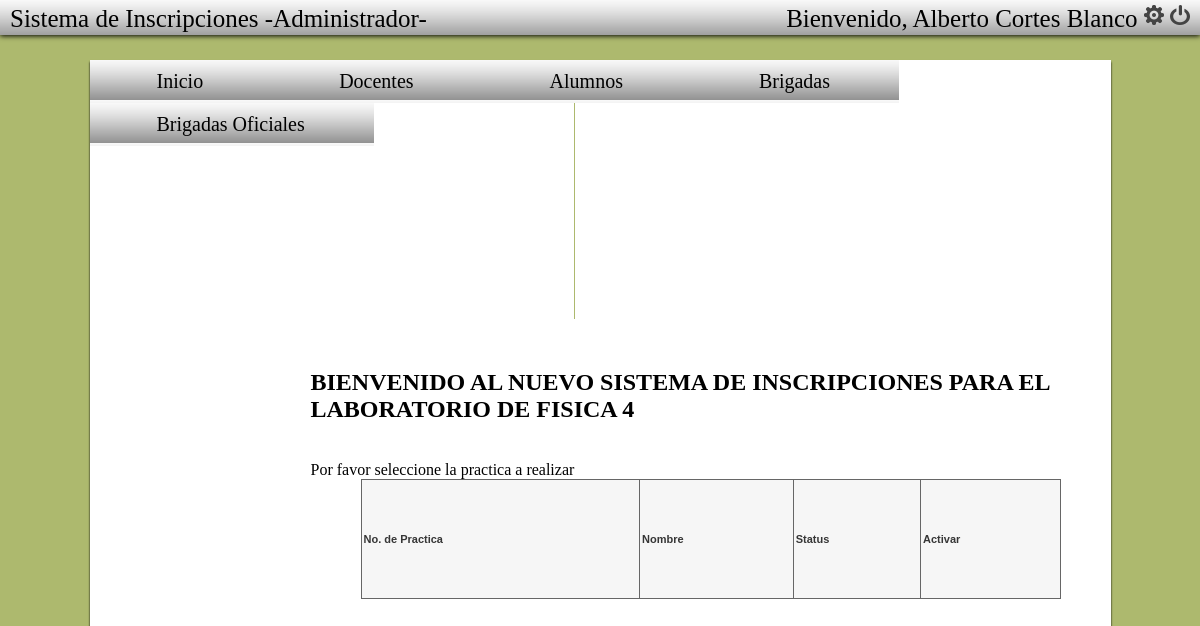
Page /admin/admin.php (signed in) on the earlier database version.
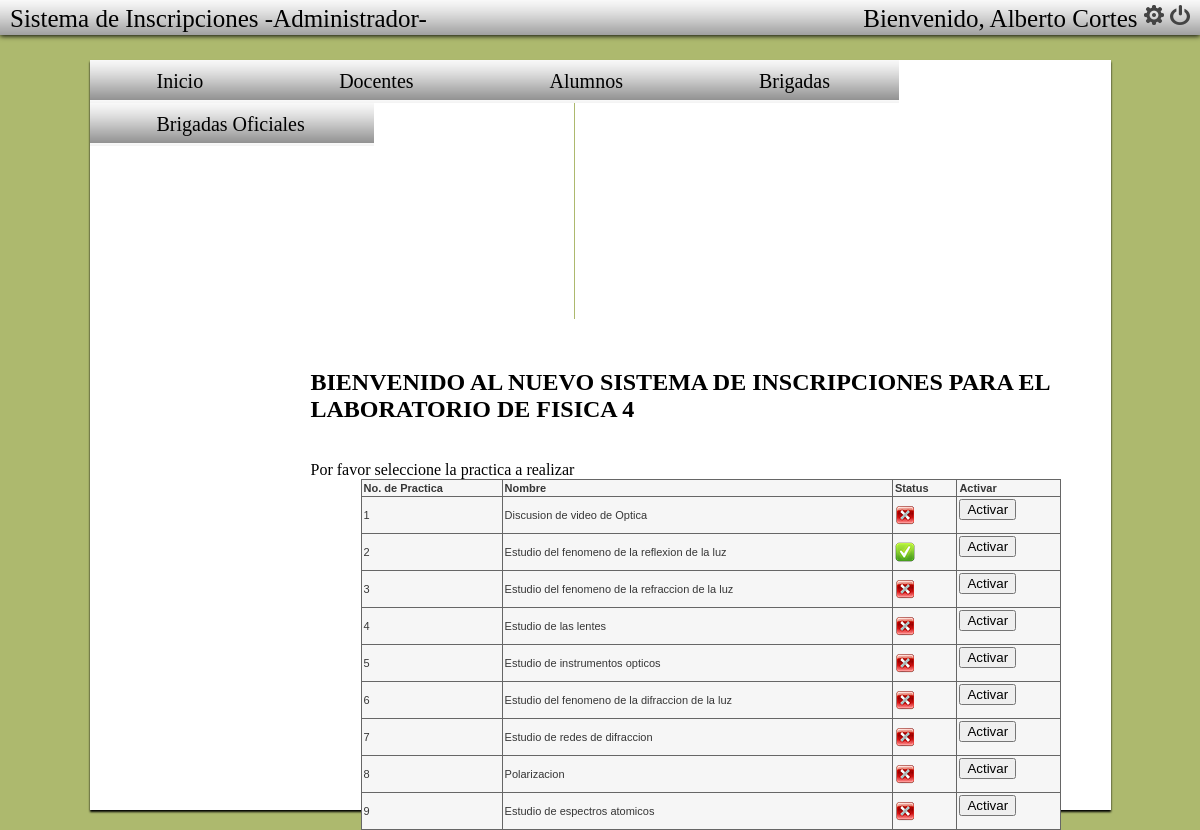
Same page on the later database version.
### tables this page shows
CREATE TABLE IF NOT EXISTS `practicas` (
  `idpracticas` int(11) NOT NULL,
  `nombre` varchar(100) NOT NULL,
  PRIMARY KEY (`idpracticas`),
  UNIQUE KEY `idpracticas_UNIQUE` (`idpracticas`)
);

### action/reportes.php (called while the page is built, shortened)
<?php
require_once("../lib/lib.php");
require_once("../view/view.php");
function listar_practicas(){
	$practicas = listar_practicasL();
	practicas($practicas);
}
?>

### lib/lib.php (called while the page is built, shortened)
<?php
function select_admin(){
	$sql = "SELECT practica FROM administrador LIMIT 1";
	$result = mysql_query($sql);
	$admin = null;
	while($row = mysql_fetch_object($result)){
		$admin = $row;
	}
	return $admin;
}
function listar_practicasL(){
	$sql = "SELECT * FROM sflbf4.practicas";
	$result = mysql_query($sql);
	$practicas = array();
	$i = 0;
	while($row = mysql_fetch_object($result)){
		$practicas[$i] = $row;
		$i++;
	}
	return $practicas;
}
?>

### view/view.php (the view, shortened to what this page needs)
<?php
require_once("../lib/lib.php");
	echo"<tr><th>Disponible:</th><td>Si<input type='radio' checked='true' name='disp' value='1'>No<input type='radio' name='disp' value='0'></td></tr>";?>
	<?php
function practicas($practicas){
	$pr = select_admin();
	function selact($pr, $key){
			if($pr == ($key+1)){
			$res=  "<img src='../resources/yes.png'>";
				}
			elseif($pr != ($key+1)){
			$res=  "<img src='../resources/no.png'>";
	}
	return $res;
	}
	echo "<table border=1>";
	echo "<tr>";
	echo "<th>No. de Practica</th>";
	echo "<th>Nombre</th>";
	echo "<th>Status</th>";
	echo "<th>Activar</th>";
	echo "</tr>";
	foreach ($practicas as $key => $prac) {
	$status = selact($pr->practica, $key);
	echo "<tr>";
	echo "<td>".$prac->idpracticas."</td>";
	echo "<td>".$prac->nombre."</td>";
	echo "<td>".$status."</td>";
	echo "<td><form  action='../update/activarPractica.php' method='POST'><input type='hidden' value='".$prac->idpracticas."' name='id'><input type='submit' value='Activar'></form></td>";
	echo"</tr>";
}
	echo "</table>";
}
	echo "<input type='hidden' name ='alumno' value='".$calif->alumno_matricula."''>";?>

### admin/admin.php (shortened to what this page needs)
<?php
require_once ("../action/reportes.php");
$usuario =  $_SESSION['usuario'];
?>
<!DOCTYPE html PUBLIC "-//W3C//DTD XHTML 1.0 Transitional//EN" "http://www.w3.org/TR/xhtml1/DTD/xhtml1-transitional.dtd">
<html xmlns="http://www.w3.org/1999/xhtml">
<head>
<link href="css/adminIndex.css" rel="stylesheet" type="text/css" />
</head>
<body>
<div class="container">
	<div id="top-bar"> <div id="bar-text">Sistema de Inscripciones -Administrador-</div><div id="botonsalir">Bienvenido,  <?php echo $usuario->nombre; ?>   <a href="#" title="Editar mis datos" class="Bca">  Editar  </a>    <a href="../login/logout.php" title="Salir" class="BcaE">  Salir  </a></div></div>
	<div class="content">
		<div id="divnav">
			<ul id="nav">
				<li><a href="admin.php"> Inicio </a></li>
				<li><a href="admin_docentes.php">Docentes</a></li>
				<li><a href="admin_alumnos.php">Alumnos</a></li>
				<li><a href="admin_brigadas.php">Brigadas</a></li>
				<li><a href="admin_oficial.php">Brigadas Oficiales</a></li>
			</ul>
		</div>
				<div id='cssmenu'>
					<br /><br /><br /><br /><br /><br /><br /><br />
				</div>
			<div id="contenido">
			<h2>BIENVENIDO AL NUEVO SISTEMA DE INSCRIPCIONES PARA EL LABORATORIO DE FISICA 4</h2><br />
				Por favor seleccione la practica a realizar
			<?php
							listar_practicas();
						?>
						</div>
      </div>
  </div>
</body>
</html>

### admin/css/adminIndex.css (style rules this page uses)
h2 { font-family: glametrix; }
body { background: #ADB96E; }
a:link { color: black; }
.container { width: 1021px; height: 750px; background: white; margin: 0 auto; margin-top: 60px; }
.content { width: 1021px; height: 750px; background: white; margin: 0 auto; margin-top: 60px; box-shadow: 0px 2px 2px #000; }
#top-bar { position: fixed; background-image: url('../../resources/back_bar.png'); top: 0px; left: 0px; right: 0px; height: 30px; box-shadow: 0px 1px 5px #000; padding-top: 5px; padding-left: 10px; padding-right: 10px; font-family: glametrix; font-size: 25px; margin: auto; margin-top:auto; margin-right:auto; margin-left:auto; margin-bottom:auto; }
#contenido { width:800px; //background:#000000; float: right; //padding-right: 10px; margin: 0 auto; margin-top: 30px; }
#contenido table { margin: 0 auto; height: 120px; overflow:scroll; }
#botonsalir { float:right; }
#bar-text { float:left; }
.Bca { display: inline-block; width: 20px; height: 20px; background: url(../../resources/setting.png) bottom; text-indent: -99999px; }
.BcaE { display: inline-block; width: 20px; height: 20px; background: url(../../resources/exit.png) bottom; text-indent: -99999px; }
#nav { padding: 0; }
#nav li { display: inline; }
#nav li a { font-family: glametrix; font-size: 20px; text-decoration: none; float:left; padding: 10px; background-image: url('../../resources/back_bar.png'); padding-left: 67px; padding-right: 69px; }
#cssmenu { padding-top: 40px; }
#cssmenu { font-family: 'Lato', sans-serif; font-size: 18px; width: 200px; float:left; border-right: solid 1px #ADB96E; }
table { width: 700px; border-collapse: collapse; border: 1px solid #666666; font: normal 11px verdana, arial, helvetica, sans-serif; color: #363636; background: #f6f6f6; text-align:left; }
table th, td { height:10px; }
tbody th, tbody td { padding:2px; }

Differences in the rows shown:
added practicas: idpracticas "1", nombre "Discusion de video de Optica"
added practicas: idpracticas "2", nombre "Estudio del fenomeno de la reflexion de la luz"
added practicas: idpracticas "3", nombre "Estudio del fenomeno de la refraccion de la luz"
added practicas: idpracticas "4", nombre "Estudio de las lentes"
added practicas: idpracticas "5", nombre "Estudio de instrumentos opticos"
added practicas: idpracticas "6", nombre "Estudio del fenomeno de la difraccion de la luz"
added practicas: idpracticas "7", nombre "Estudio de redes de difraccion"
added practicas: idpracticas "8", nombre "Polarizacion"
added practicas: idpracticas "9", nombre "Estudio de espectros atomicos"
Other differences:
$usuario->nombre: "Alberto Cortes Blanco" → "Alberto Cortes"
